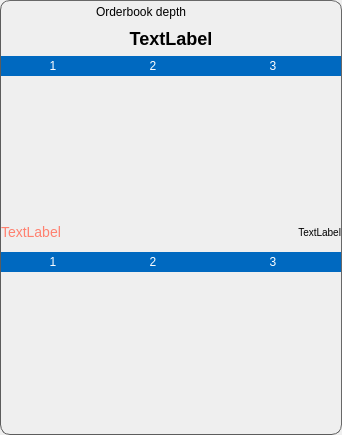
<?xml version="1.0" encoding="UTF-8"?>
<ui version="4.0">
 <class>CENTAUR_NAMESPACE::OrderbookDialog</class>
 <widget class="QDialog" name="CENTAUR_NAMESPACE::OrderbookDialog">
  <property name="geometry">
   <rect>
    <x>0</x>
    <y>0</y>
    <width>342</width>
    <height>435</height>
   </rect>
  </property>
  <property name="windowTitle">
   <string>Dialog</string>
  </property>
  <layout class="QVBoxLayout" name="verticalLayout">
   <property name="leftMargin">
    <number>0</number>
   </property>
   <property name="topMargin">
    <number>0</number>
   </property>
   <property name="rightMargin">
    <number>0</number>
   </property>
   <property name="bottomMargin">
    <number>0</number>
   </property>
   <item>
    <widget class="CENTAUR_NAMESPACE::ResizableFrame" name="addMainFrame">
     <property name="styleSheet">
      <string notr="true">QFrame#addMainFrame{
background-color: qlineargradient(x1:0.5, y1: 0, x2:0.5, y2:1, 
							stop: .1 rgb(23,31,38), stop: 0 rgb(36,44,50) stop: .2  rgb(3,12,19));

border-top-left-radius: 10px;
border-top-right-radius: 10px;
border-bottom-left-radius: 10px;
border-bottom-right-radius: 10px;
border-left: 1px solid rgb(92,92,92);
border-top: 1px solid rgb(104,104,104);
border-right: 1px solid rgb(104,104,104);
border-bottom: 1px solid rgb(92,92,92);
}</string>
     </property>
     <property name="frameShape">
      <enum>QFrame::StyledPanel</enum>
     </property>
     <property name="frameShadow">
      <enum>QFrame::Raised</enum>
     </property>
     <layout class="QVBoxLayout" name="verticalLayout_2">
      <property name="spacing">
       <number>0</number>
      </property>
      <property name="leftMargin">
       <number>0</number>
      </property>
      <property name="topMargin">
       <number>0</number>
      </property>
      <property name="rightMargin">
       <number>0</number>
      </property>
      <property name="bottomMargin">
       <number>0</number>
      </property>
      <item>
       <widget class="CENTAUR_NAMESPACE::MovableFrame" name="titleFrame">
        <property name="minimumSize">
         <size>
          <width>0</width>
          <height>20</height>
         </size>
        </property>
        <property name="maximumSize">
         <size>
          <width>16777215</width>
          <height>20</height>
         </size>
        </property>
        <property name="sizeIncrement">
         <size>
          <width>0</width>
          <height>0</height>
         </size>
        </property>
        <property name="cursor">
         <cursorShape>ArrowCursor</cursorShape>
        </property>
        <property name="mouseTracking">
         <bool>true</bool>
        </property>
        <property name="autoFillBackground">
         <bool>false</bool>
        </property>
        <property name="styleSheet">
         <string notr="true">QFrame{
background-color: qlineargradient(x1:0.5, y1: 0, x2:0.5, y2:1, 
							stop: 1  rgb(23,31,38), stop: 0 rgb(36,44,50));
border-top-left-radius: 10px;
border-top-right-radius: 10px;
border-bottom-left-radius: 0px;
border-bottom-right-radius: 0px;
border: 0px;
}</string>
        </property>
        <property name="frameShape">
         <enum>QFrame::NoFrame</enum>
        </property>
        <property name="frameShadow">
         <enum>QFrame::Plain</enum>
        </property>
        <layout class="QVBoxLayout" name="titleFrameLayout_2">
         <property name="spacing">
          <number>0</number>
         </property>
         <property name="leftMargin">
          <number>1</number>
         </property>
         <property name="topMargin">
          <number>1</number>
         </property>
         <property name="rightMargin">
          <number>1</number>
         </property>
         <property name="bottomMargin">
          <number>1</number>
         </property>
         <item>
          <widget class="QFrame" name="titleBarFrame">
           <property name="minimumSize">
            <size>
             <width>0</width>
             <height>20</height>
            </size>
           </property>
           <property name="maximumSize">
            <size>
             <width>16777215</width>
             <height>20</height>
            </size>
           </property>
           <property name="styleSheet">
            <string notr="true">QFrame{
background-color: rgba(0,0,0,0);
border: 0px;
}</string>
           </property>
           <property name="frameShape">
            <enum>QFrame::StyledPanel</enum>
           </property>
           <property name="frameShadow">
            <enum>QFrame::Raised</enum>
           </property>
           <layout class="QHBoxLayout" name="titleBarFrameLayout_2">
            <property name="spacing">
             <number>0</number>
            </property>
            <property name="sizeConstraint">
             <enum>QLayout::SetNoConstraint</enum>
            </property>
            <property name="leftMargin">
             <number>0</number>
            </property>
            <property name="topMargin">
             <number>0</number>
            </property>
            <property name="rightMargin">
             <number>0</number>
            </property>
            <property name="bottomMargin">
             <number>0</number>
            </property>
            <item>
             <widget class="QFrame" name="titleBarFrame_2">
              <property name="minimumSize">
               <size>
                <width>0</width>
                <height>20</height>
               </size>
              </property>
              <property name="maximumSize">
               <size>
                <width>16777215</width>
                <height>20</height>
               </size>
              </property>
              <property name="sizeIncrement">
               <size>
                <width>0</width>
                <height>0</height>
               </size>
              </property>
              <property name="styleSheet">
               <string notr="true">QFrame{
background-color: rgba(0,0,0,0);
border: 0px;
}</string>
              </property>
              <property name="frameShape">
               <enum>QFrame::StyledPanel</enum>
              </property>
              <property name="frameShadow">
               <enum>QFrame::Raised</enum>
              </property>
              <layout class="QHBoxLayout" name="titleBarFrameLayout2_2">
               <property name="spacing">
                <number>-1</number>
               </property>
               <property name="leftMargin">
                <number>0</number>
               </property>
               <property name="topMargin">
                <number>0</number>
               </property>
               <property name="rightMargin">
                <number>60</number>
               </property>
               <property name="bottomMargin">
                <number>0</number>
               </property>
               <item>
                <widget class="QLabel" name="titleLabel">
                 <property name="styleSheet">
                  <string notr="true"/>
                 </property>
                 <property name="text">
                  <string>Orderbook depth</string>
                 </property>
                 <property name="alignment">
                  <set>Qt::AlignCenter</set>
                 </property>
                </widget>
               </item>
              </layout>
             </widget>
            </item>
           </layout>
          </widget>
         </item>
        </layout>
       </widget>
      </item>
      <item>
       <widget class="CENTAUR_NAMESPACE::MovableFrame" name="mainTableFrame">
        <property name="styleSheet">
         <string notr="true">QFrame{
border: 0px;
}</string>
        </property>
        <property name="frameShape">
         <enum>QFrame::StyledPanel</enum>
        </property>
        <property name="frameShadow">
         <enum>QFrame::Raised</enum>
        </property>
        <layout class="QVBoxLayout" name="verticalLayout_3">
         <property name="spacing">
          <number>0</number>
         </property>
         <property name="leftMargin">
          <number>0</number>
         </property>
         <property name="topMargin">
          <number>0</number>
         </property>
         <property name="rightMargin">
          <number>0</number>
         </property>
         <property name="bottomMargin">
          <number>0</number>
         </property>
         <item>
          <widget class="QFrame" name="mainFrame">
           <property name="frameShape">
            <enum>QFrame::StyledPanel</enum>
           </property>
           <property name="frameShadow">
            <enum>QFrame::Raised</enum>
           </property>
           <layout class="QVBoxLayout" name="verticalLayout_4">
            <property name="spacing">
             <number>0</number>
            </property>
            <property name="leftMargin">
             <number>0</number>
            </property>
            <property name="topMargin">
             <number>0</number>
            </property>
            <property name="rightMargin">
             <number>0</number>
            </property>
            <property name="bottomMargin">
             <number>0</number>
            </property>
            <item>
             <widget class="QLabel" name="symbolLabel">
              <property name="minimumSize">
               <size>
                <width>0</width>
                <height>35</height>
               </size>
              </property>
              <property name="maximumSize">
               <size>
                <width>16777215</width>
                <height>35</height>
               </size>
              </property>
              <property name="styleSheet">
               <string notr="true">QLabel{
	font-weight: 800;
	font-size: 18px;
}</string>
              </property>
              <property name="text">
               <string>TextLabel</string>
              </property>
              <property name="alignment">
               <set>Qt::AlignCenter</set>
              </property>
             </widget>
            </item>
            <item>
             <widget class="QTableWidget" name="asksTable">
              <property name="styleSheet">
               <string notr="true">QTableView {
    color: white;
    background-color: rgba(46,53,59, 0);
    border: 0px;
}

QTableView QTableCornerButton::section {
    background: #5299D4;
    border: 0px;
}

QTableView::item {
    border: 0px;
    height: 20px;
}

QTableView::item:hover{
    background-color: rgb(79,85,90);
}

QTableView::item:hover:selected{
    background-color: rgb(104,109,113);
	font-weight: 800;
}

QTableView::item:selected{
    color: white;
	font-weight: 600;
    background-color: rgb(91,97,102);
}

QHeaderView::section:checked
{
    background-color:  #3387CD;
    color: white;
}


QHeaderView::section {
    font: normal 800 12px Roboto;
    padding-left: 4px;
    border: 0px;
    height: 20px;
    background-color: #0069c0;
    color: white;
    padding-left: 4px;
    border: 0px;
}

QHeaderView::section:hover
{
    background-color: #5299D4;
    color: white;
}

</string>
              </property>
              <property name="editTriggers">
               <set>QAbstractItemView::NoEditTriggers</set>
              </property>
              <property name="showDropIndicator" stdset="0">
               <bool>false</bool>
              </property>
              <property name="selectionMode">
               <enum>QAbstractItemView::NoSelection</enum>
              </property>
              <property name="selectionBehavior">
               <enum>QAbstractItemView::SelectRows</enum>
              </property>
              <property name="showGrid">
               <bool>false</bool>
              </property>
              <property name="gridStyle">
               <enum>Qt::NoPen</enum>
              </property>
              <property name="columnCount">
               <number>3</number>
              </property>
              <attribute name="horizontalHeaderStretchLastSection">
               <bool>true</bool>
              </attribute>
              <attribute name="verticalHeaderVisible">
               <bool>false</bool>
              </attribute>
              <column/>
              <column/>
              <column/>
             </widget>
            </item>
            <item>
             <widget class="QFrame" name="frame">
              <property name="minimumSize">
               <size>
                <width>0</width>
                <height>40</height>
               </size>
              </property>
              <property name="styleSheet">
               <string notr="true"/>
              </property>
              <property name="frameShape">
               <enum>QFrame::StyledPanel</enum>
              </property>
              <property name="frameShadow">
               <enum>QFrame::Raised</enum>
              </property>
              <layout class="QHBoxLayout" name="horizontalLayout_3">
               <property name="spacing">
                <number>0</number>
               </property>
               <property name="leftMargin">
                <number>0</number>
               </property>
               <property name="topMargin">
                <number>0</number>
               </property>
               <property name="rightMargin">
                <number>0</number>
               </property>
               <property name="bottomMargin">
                <number>0</number>
               </property>
               <item>
                <widget class="QLabel" name="priceLabel">
                 <property name="styleSheet">
                  <string notr="true">QLabel{font-size: 14px; color: rgb(255,129,112);}</string>
                 </property>
                 <property name="text">
                  <string>TextLabel</string>
                 </property>
                </widget>
               </item>
               <item>
                <spacer name="horizontalSpacer_2">
                 <property name="orientation">
                  <enum>Qt::Horizontal</enum>
                 </property>
                 <property name="sizeHint" stdset="0">
                  <size>
                   <width>625</width>
                   <height>20</height>
                  </size>
                 </property>
                </spacer>
               </item>
               <item>
                <widget class="QLabel" name="latencyLabel">
                 <property name="styleSheet">
                  <string notr="true">QLabel{ font-size: 10px; }</string>
                 </property>
                 <property name="text">
                  <string>TextLabel</string>
                 </property>
                 <property name="alignment">
                  <set>Qt::AlignRight|Qt::AlignTrailing|Qt::AlignVCenter</set>
                 </property>
                </widget>
               </item>
              </layout>
             </widget>
            </item>
            <item>
             <widget class="QTableWidget" name="bidsTable">
              <property name="styleSheet">
               <string notr="true">QTableView {
    color: white;
    background-color: rgba(46,53,59, 0);
    border: 0px;
}

QTableView QTableCornerButton::section {
    background: #5299D4;
    border: 0px;
}

QTableView::item {
    border: 0px;
    height: 20px;
}

QTableView::item:hover{
    background-color: rgb(79,85,90);
}

QTableView::item:hover:selected{
    background-color: rgb(104,109,113);
	font-weight: 800;
}

QTableView::item:selected{
    color: white;
	font-weight: 600;
    background-color: rgb(91,97,102);
}

QHeaderView::section:checked
{
    background-color:  #3387CD;
    color: white;
}


QHeaderView::section {
    font: normal 800 12px Roboto;
    padding-left: 4px;
    border: 0px;
    height: 20px;
    background-color: #0069c0;
    color: white;
    padding-left: 4px;
    border: 0px;
}

QHeaderView::section:hover
{
    background-color: #5299D4;
    color: white;
}


</string>
              </property>
              <property name="editTriggers">
               <set>QAbstractItemView::NoEditTriggers</set>
              </property>
              <property name="selectionMode">
               <enum>QAbstractItemView::NoSelection</enum>
              </property>
              <property name="selectionBehavior">
               <enum>QAbstractItemView::SelectRows</enum>
              </property>
              <property name="showGrid">
               <bool>false</bool>
              </property>
              <property name="gridStyle">
               <enum>Qt::NoPen</enum>
              </property>
              <property name="cornerButtonEnabled">
               <bool>false</bool>
              </property>
              <property name="columnCount">
               <number>3</number>
              </property>
              <attribute name="horizontalHeaderStretchLastSection">
               <bool>true</bool>
              </attribute>
              <attribute name="verticalHeaderVisible">
               <bool>false</bool>
              </attribute>
              <column/>
              <column/>
              <column/>
             </widget>
            </item>
           </layout>
          </widget>
         </item>
         <item>
          <widget class="QFrame" name="statusBarFrame">
           <property name="minimumSize">
            <size>
             <width>0</width>
             <height>25</height>
            </size>
           </property>
           <property name="maximumSize">
            <size>
             <width>16777215</width>
             <height>25</height>
            </size>
           </property>
           <property name="styleSheet">
            <string notr="true">QFrame{
border: 0px;

background-color: qlineargradient(x1:0.5, y1: 0, x2:0.5, y2:1, 
							stop: 1  rgb(23,31,38), stop: 0  rgb(28,36,43));
border-top-left-radius: 0px;
border-top-right-radius: 0px;
border-bottom-left-radius: 10px;
border-bottom-right-radius: 10px;
}</string>
           </property>
           <property name="frameShape">
            <enum>QFrame::StyledPanel</enum>
           </property>
           <property name="frameShadow">
            <enum>QFrame::Raised</enum>
           </property>
           <layout class="QHBoxLayout" name="horizontalLayout_2">
            <property name="leftMargin">
             <number>0</number>
            </property>
            <property name="topMargin">
             <number>0</number>
            </property>
            <property name="rightMargin">
             <number>0</number>
            </property>
            <property name="bottomMargin">
             <number>0</number>
            </property>
            <item>
             <widget class="QFrame" name="frameStatusPluginsFrame">
              <property name="minimumSize">
               <size>
                <width>0</width>
                <height>26</height>
               </size>
              </property>
              <property name="maximumSize">
               <size>
                <width>16777215</width>
                <height>25</height>
               </size>
              </property>
              <property name="frameShape">
               <enum>QFrame::StyledPanel</enum>
              </property>
              <property name="frameShadow">
               <enum>QFrame::Raised</enum>
              </property>
              <layout class="QHBoxLayout" name="frameStatusPluginsFrameLayout">
               <property name="spacing">
                <number>0</number>
               </property>
               <property name="leftMargin">
                <number>0</number>
               </property>
               <property name="topMargin">
                <number>0</number>
               </property>
               <property name="rightMargin">
                <number>0</number>
               </property>
               <property name="bottomMargin">
                <number>0</number>
               </property>
               <item>
                <widget class="QFrame" name="frame_2">
                 <property name="minimumSize">
                  <size>
                   <width>50</width>
                   <height>0</height>
                  </size>
                 </property>
                 <property name="frameShape">
                  <enum>QFrame::StyledPanel</enum>
                 </property>
                 <property name="frameShadow">
                  <enum>QFrame::Raised</enum>
                 </property>
                 <layout class="QHBoxLayout" name="horizontalLayout_4">
                  <property name="spacing">
                   <number>0</number>
                  </property>
                  <property name="leftMargin">
                   <number>0</number>
                  </property>
                  <property name="topMargin">
                   <number>0</number>
                  </property>
                  <property name="rightMargin">
                   <number>0</number>
                  </property>
                  <property name="bottomMargin">
                   <number>0</number>
                  </property>
                  <item>
                   <spacer name="horizontalSpacer_5">
                    <property name="orientation">
                     <enum>Qt::Horizontal</enum>
                    </property>
                    <property name="sizeHint" stdset="0">
                     <size>
                      <width>40</width>
                      <height>20</height>
                     </size>
                    </property>
                   </spacer>
                  </item>
                  <item>
                   <widget class="QPushButton" name="onTopButton">
                    <property name="minimumSize">
                     <size>
                      <width>20</width>
                      <height>20</height>
                     </size>
                    </property>
                    <property name="maximumSize">
                     <size>
                      <width>20</width>
                      <height>20</height>
                     </size>
                    </property>
                    <property name="toolTip">
                     <string>&lt;html&gt;&lt;head/&gt;&lt;body&gt;&lt;p&gt;&lt;span style=&quot; font-size:14pt; font-weight:700;&quot;&gt;Keep always on-top&lt;/span&gt;&lt;/p&gt;&lt;p&gt;Keep this window on-top of the main UI&lt;/p&gt;&lt;/body&gt;&lt;/html&gt;</string>
                    </property>
                    <property name="styleSheet">
                     <string notr="true">QPushButton{
	border-radius: 5px;
}

QPushButton:hover{
	background-color: qlineargradient(x1:0.5, y1: 0, x2:0.5, y2:1, 
							stop: 0  rgb(58,58,58), stop: 1 rgb(68,68,68));
	border-radius: 5px;
}

QPushButton:pressed{
	background-color: qlineargradient(x1:0.5, y1: 0, x2:0.5, y2:1, 
							stop: 1  rgb(85,85,85), stop: 0 rgb(95,95,95));
	border-radius: 5px;
}

QPushButton:checked{
	background-color: qlineargradient(x1:0.5, y1: 0, x2:0.5, y2:1, 
							stop: 1  rgb(85,85,85), stop: 0 rgb(95,95,95));
	border-radius: 5px;
}</string>
                    </property>
                    <property name="text">
                     <string/>
                    </property>
                    <property name="icon">
                     <iconset resource="../qrc/resource.qrc">
                      <normaloff>:/img/on-top</normaloff>:/img/on-top</iconset>
                    </property>
                    <property name="checkable">
                     <bool>true</bool>
                    </property>
                   </widget>
                  </item>
                 </layout>
                </widget>
               </item>
               <item>
                <spacer name="horizontalSpacer_3">
                 <property name="orientation">
                  <enum>Qt::Horizontal</enum>
                 </property>
                 <property name="sizeType">
                  <enum>QSizePolicy::Fixed</enum>
                 </property>
                 <property name="sizeHint" stdset="0">
                  <size>
                   <width>10</width>
                   <height>20</height>
                  </size>
                 </property>
                </spacer>
               </item>
              </layout>
             </widget>
            </item>
           </layout>
          </widget>
         </item>
        </layout>
       </widget>
      </item>
     </layout>
    </widget>
   </item>
  </layout>
 </widget>
 <customwidgets>
  <customwidget>
   <class>CENTAUR_NAMESPACE::MovableFrame</class>
   <extends>QFrame</extends>
   <header>../../Library/cui/include/MovableFrame.hpp</header>
   <container>1</container>
  </customwidget>
  <customwidget>
   <class>CENTAUR_NAMESPACE::ResizableFrame</class>
   <extends>QFrame</extends>
   <header>../../Library/cui/include/ResizableFrame.hpp</header>
   <container>1</container>
  </customwidget>
 </customwidgets>
 <resources>
  <include location="../qrc/resource.qrc"/>
 </resources>
 <connections/>
</ui>
